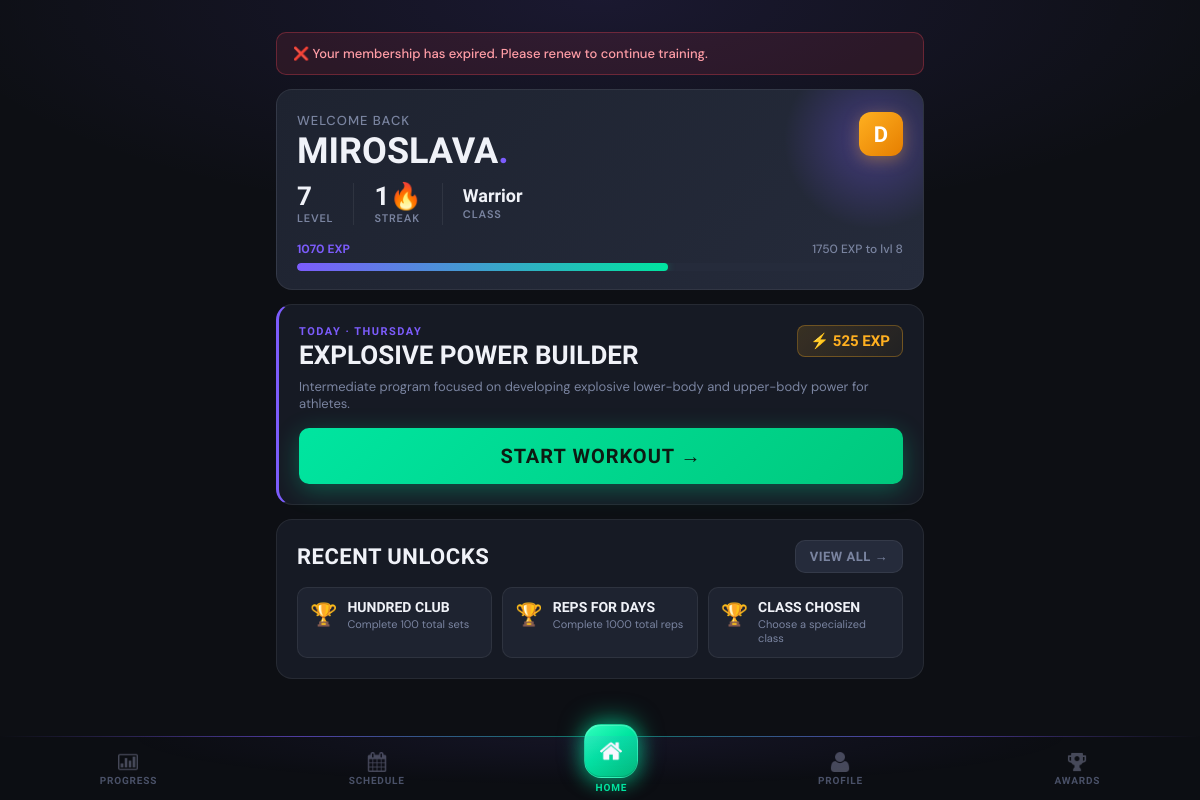
The app's page /dashboard (signed in) with its own data.
### tables this page shows
CREATE TABLE clients (
                client_id INTEGER PRIMARY KEY AUTOINCREMENT,
                phone_number TEXT UNIQUE NOT NULL,
                pin_hash TEXT NOT NULL,
                first_name TEXT NOT NULL,
                last_name TEXT NOT NULL,
                email TEXT,
                date_of_birth DATE,
                gender TEXT,
                registration_date DATETIME DEFAULT CURRENT_TIMESTAMP,
                status TEXT DEFAULT 'active',
                profile_photo_path TEXT
            );

CREATE TABLE client_streaks (
                streak_id INTEGER PRIMARY KEY AUTOINCREMENT,
                client_id INTEGER UNIQUE NOT NULL,
                current_streak INTEGER DEFAULT 0,
                longest_streak INTEGER DEFAULT 0,
                last_attendance_date DATE,
                streak_multiplier REAL DEFAULT 1.0,
                FOREIGN KEY (client_id) REFERENCES clients(client_id) ON DELETE CASCADE
            );

CREATE TABLE client_gamification (
                gamification_id INTEGER PRIMARY KEY AUTOINCREMENT,
                client_id INTEGER UNIQUE NOT NULL,
                current_level INTEGER DEFAULT 1,
                current_exp INTEGER DEFAULT 0,
                total_exp INTEGER DEFAULT 0,
                rank TEXT DEFAULT 'E',
                client_class TEXT,
                class_unlocked_at_level INTEGER, current_streak INTEGER DEFAULT 0, longest_streak INTEGER DEFAULT 0, total_reps INTEGER DEFAULT 0, workouts_completed INTEGER DEFAULT 0,
                FOREIGN KEY (client_id) REFERENCES clients(client_id) ON DELETE CASCADE
            );

CREATE TABLE routines (
                routine_id INTEGER PRIMARY KEY AUTOINCREMENT,
                routine_name TEXT NOT NULL,
                description TEXT,
                created_by TEXT,
                created_date DATETIME DEFAULT CURRENT_TIMESTAMP,
                is_active BOOLEAN DEFAULT 1
            );

CREATE TABLE client_achievements (
                client_achievement_id INTEGER PRIMARY KEY AUTOINCREMENT,
                client_id INTEGER NOT NULL,
                achievement_id INTEGER NOT NULL,
                unlocked_date DATETIME DEFAULT CURRENT_TIMESTAMP,
                FOREIGN KEY (client_id) REFERENCES clients(client_id) ON DELETE CASCADE,
                FOREIGN KEY (achievement_id) REFERENCES achievements(achievement_id) ON DELETE CASCADE,
                UNIQUE(client_id, achievement_id)
            );

CREATE TABLE achievements (
                achievement_id INTEGER PRIMARY KEY AUTOINCREMENT,
                achievement_name TEXT UNIQUE NOT NULL,
                description TEXT,
                achievement_type TEXT,
                requirement_value INTEGER,
                exp_reward INTEGER DEFAULT 0,
                icon_path TEXT
            );

### main.py (the view)
@app.route('/dashboard')
@login_required
def dashboard():
    client_id = session['client_id']
    client = Client.get_by_id(client_id)
    progress = gamification.get_client_progress(client_id)
    today = datetime.now().strftime('%A')
    today_routine = Routine.get_client_routine_for_day(client_id, today)
    routine_status = 'not_started'  # default fallback
    if today_routine:
        routine_id = today_routine.routine_id
        session_data = session_ctrl._get_session(client_id, routine_id, date.today())
        if session_data:
            if session_data.get('status') == 'completed':
                routine_status = 'completed'
            elif session_data.get('status') == 'in_progress':
                routine_status = 'in_progress'
            else:
                routine_status = 'not_started'
        else:
            routine_status = 'not_started'
    recent_achievements = achievement_ctrl.get_recent_unlocks(client_id, limit=3)
    streak_data = client.get_streak_data()
    mc = MembershipController()
    membership = mc.get_client_membership(client_id)
    notification = None
    if membership:
        end_date = datetime.strptime(membership['end_date'], '%Y-%m-%d').date()
        days_left = (end_date - date.today()).days
        print("Days Left", days_left)
        if 0 < days_left <= 5:
            notification = f"⚠️ Your membership expires in {days_left} days. Please renew soon!"
        elif days_left <= 0:
            notification = "❌ Your membership has expired. Please renew to continue training."
    try:
        newly_unlocked = achievement_ctrl.check_and_unlock_achievements(client_id)
    except Exception as e:
        print(f"Achievement check error for client {client_id}: {e}")
        newly_unlocked = []
    ann_rows = db.execute_query(
        """SELECT ann_id, title, body, ann_type, is_pinned
            FROM announcements
            WHERE (expires_at IS NULL OR expires_at >= ?)
            ORDER BY is_pinned DESC, ann_id DESC""",
        (date.today().isoformat(),)
    )
    announcements = [dict(r) for r in ann_rows]
    print("Notification:",notification)
    return render_template(
        'dashboard.html',
        client=client,
        progress=progress,
        today_routine=today_routine,
        today=today,
        recent_achievements=recent_achievements,
        streak_data=streak_data,
        newly_unlocked=newly_unlocked,
        notification=notification,
        status=routine_status,
        announcements=announcements
    )

### templates/dashboard.html (shortened to what this page needs)
{% extends "base.html" %}
{% block content %}
{% if notification %}
<div class="membership-warning">{{ notification }}</div>
{% endif %}
<div class="hero">
    <div class="rank-badge">{{ progress.rank }}</div>
    <div class="hero-greeting">Welcome back</div>
    <div class="hero-name">{{ client.first_name }}<span>.</span></div>
    <div class="hero-stats">
        <div class="hero-stat">
            <span class="hero-stat-val">{{ progress.level }}</span>
            <span class="hero-stat-lbl">Level</span>
        </div>
        <div class="hero-stat">
            <span class="hero-stat-val">{{ streak_data.current_streak if streak_data else 0 }}🔥</span>
            <span class="hero-stat-lbl">Streak</span>
        </div>
        {% if progress.class %}
        <div class="hero-stat">
            <span class="hero-stat-val" style="font-size:18px; padding-top:4px;">{{ progress.class }}</span>
            <span class="hero-stat-lbl">Class</span>
        </div>
        {% endif %}
    </div>
    <div class="exp-bar-wrap">
        <div class="exp-bar-labels">
            <span>{{ progress.current_exp }} EXP</span>
            <span>{{ progress.next_level_exp }} EXP to lvl {{ progress.level + 1 }}</span>
        </div>
        <div class="progress-track">
            <div class="progress-fill" style="width: {{ progress.progress_percentage }}%"></div>
        </div>
    </div>
</div>
<div class="card workout-card">
    {% if today_routine %}
    <div class="workout-card-header">
        <div>
            <div class="workout-section-label">Today · {{ today }}</div>
            <div class="workout-name">{{ today_routine.routine_name }}</div>
        </div>
        <div class="workout-exp-badge">⚡ {{ today_routine.calculate_total_exp() }} EXP</div>
    </div>
    <div class="workout-desc">{{ today_routine.description or 'Your workout is ready.' }}</div>
    {% if status == 'completed' %}
    <a href="{{ url_for('workout', routine_id=today_routine.routine_id) }}" class="btn-workout btn-workout-done">
        ✓ Completed Today
    </a>
    {% elif status == 'in_progress' %}
    <a href="{{ url_for('workout', routine_id=today_routine.routine_id) }}" class="btn-workout btn-workout-continue">
        ▶ Continue Workout →
    </a>
    {% else %}
    <a href="{{ url_for('workout', routine_id=today_routine.routine_id) }}" class="btn-workout btn-workout-start">
        Start Workout →
    </a>
    {% endif %}
    {% else %}
    <div class="workout-section-label">Today · {{ today }}</div>
    <div class="rest-day-text">
        <span class="rest-day-icon">😴</span>
        Rest day — no routine scheduled.<br>Recovery is part of the grind.
    </div>
    {% endif %}
</div>
{% if recent_achievements %}
<div class="card">
    <div style="display:flex; justify-content:space-between; align-items:center; margin-bottom:14px;">
        <h2 style="margin:0;">Recent Unlocks</h2>
        <a href="{{ url_for('achievements') }}" class="btn btn-ghost btn-sm">View All →</a>
    </div>
    <div class="ach-strip">
        {% for ach in recent_achievements %}
        <div class="ach-strip-item">
            <div class="ach-strip-icon">🏆</div>
            <div>
                <div class="ach-strip-name">{{ ach.name }}</div>
                <div class="ach-strip-desc">{{ ach.description }}</div>
            </div>
        </div>
        {% endfor %}
    </div>
</div>
{% endif %}
{% endblock %}

### templates/base.html (shortened to what this page needs)
<!DOCTYPE html>
<html lang="en">
<head>
</head>
<body>
    {% if session.client_id %}
    <div class="bottom-nav">
        <a href="{{ url_for('progress') }}"
           class="nav-item {% if request.endpoint == 'progress' %}active{% endif %}">
            <img src="/static/icons/progress.png" alt="">
            <span>Progress</span>
        </a>
        <a href="{{ url_for('schedule') }}"
           class="nav-item {% if request.endpoint == 'schedule' %}active{% endif %}">
            <img src="/static/icons/schedule.png" alt="">
            <span>Schedule</span>
        </a>
        <a href="{{ url_for('dashboard') }}"
           class="nav-item-home {% if request.endpoint == 'dashboard' %}active{% endif %}">
            <div class="nav-home-btn">
                <img src="/static/icons/home.png" alt="">
            </div>
            <span>Home</span>
        </a>
        <a href="{{ url_for('profile') }}"
           class="nav-item {% if request.endpoint == 'profile' %}active{% endif %}">
            <img src="/static/icons/profile.png" alt="">
            <span>Profile</span>
        </a>
        <a href="{{ url_for('achievements') }}"
           class="nav-item {% if request.endpoint == 'achievements' %}active{% endif %}">
            <img src="/static/icons/achievment.png" alt="">
            <span>Awards</span>
        </a>
    </div>
    {% endif %}
    <div class="container">
        {% block content %}{% endblock %}
    </div>
</body>
</html>

### records on screen
clients: first_name "MIROSLAVA"
client_streaks: current_streak "1"
client_gamification: class "Warrior", current_exp "1070"
routines: routine_name "EXPLOSIVE POWER BUILDER", description "Intermediate program focused on developing explosive lower-body and upper-body power for athletes."
client_achievements: name "HUNDRED CLUB", description "Complete 100 total sets"
client_achievements: name "REPS FOR DAYS", description "Complete 1000 total reps"
client_achievements: name "CLASS CHOSEN", description "Choose a specialized class"

### other values on screen
{{ notification }} "❌ Your membership has expired. Please renew to continue training."
{{ progress.rank }} "D"
{{ progress.level }} "7"
{{ progress.next_level_exp }} "1750"
{{ progress.level + 1 }} "8"
{{ today_routine.calculate_total_exp() }} "525"
